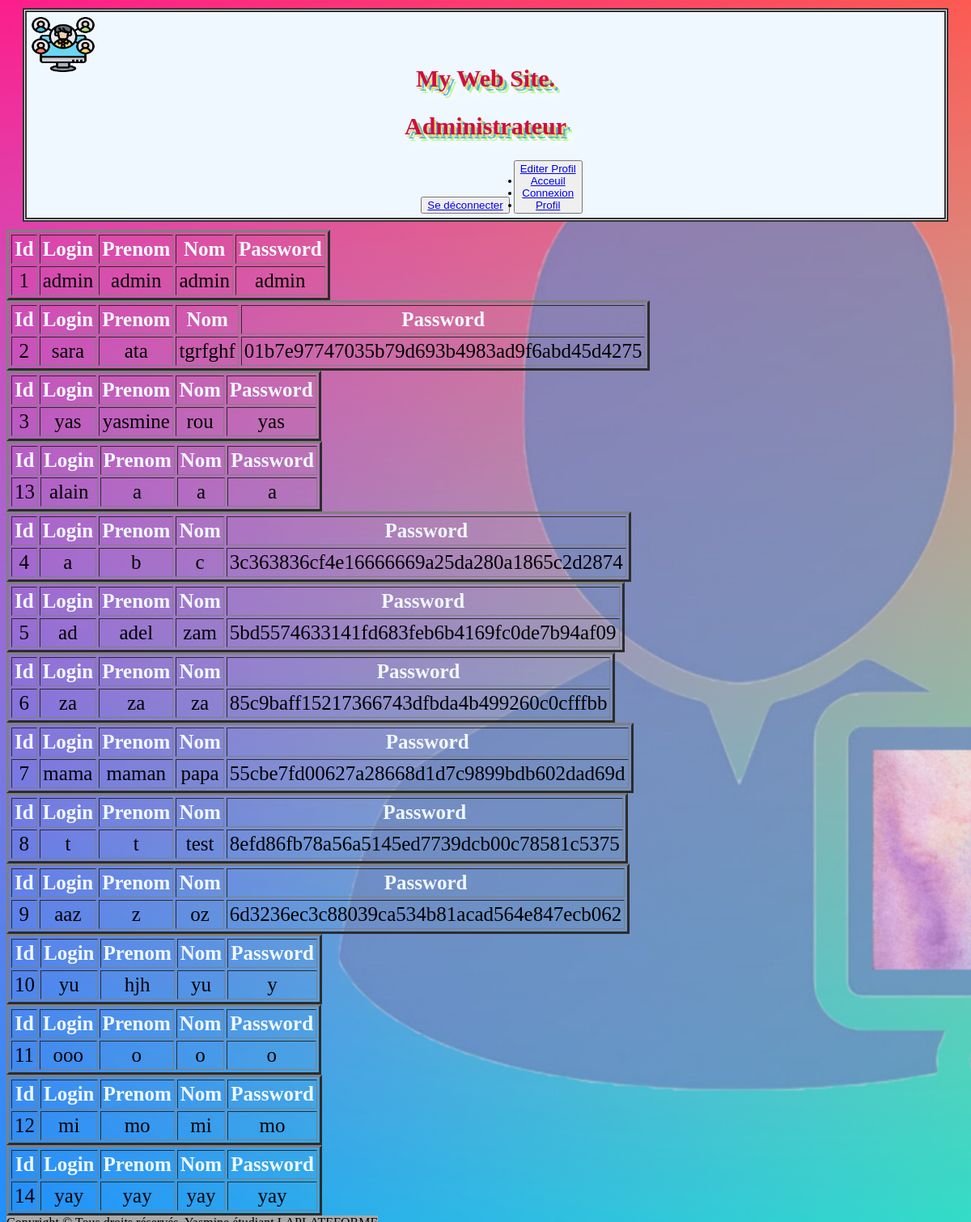
The app's page /admin.php with its own data.
### tables this page shows
CREATE TABLE IF NOT EXISTS `utilisateurs` (
  `id` int(11) NOT NULL AUTO_INCREMENT,
  `login` varchar(255) NOT NULL,
  `prenom` varchar(255) NOT NULL,
  `nom` varchar(255) NOT NULL,
  `password` varchar(255) NOT NULL,
  PRIMARY KEY (`id`)
);

### admin.php (the view, shortened to what this page needs)
<?php
$bdd = mysqli_connect('localhost','root', '', 'yasmine-rouabhia_moduleconnexion');
mysqli_set_charset($bdd, 'utf8');
$requete =mysqli_query($bdd,"SELECT * FROM utilisateurs");
$utilisateurs = mysqli_fetch_all($requete,MYSQLI_ASSOC);
?>
<!DOCTYPE html>
<html lang="fr">
<head>
    <link rel="stylesheet" href="CSS/acceuil.css">
    <link rel="stylesheet" href="admin.css">
</head>
<body>
<header class="prems">
    <div class="hautpages">
        <nav class="navbarre">
            <div class="picture" >
                <img src="images/3505254.png">
            </div>
            <h1>My Web Site<span class="rose">.</span></h1>
        <div id="adm">
            <h1>Administrateur</h1>
            <div class="titre">
                <ul class="menu">
                    <button class="droite"><a href="deconnexion.php">Se déconnecter</a></button>
                    <button><a href="profil.php" class="button">Editer Profil</a>
                    <li><a href="index.php">Acceuil</a></li>
                    <li><a href="connexion.php">Connexion</a></li>
                    <li><a href="profil.php">Profil</a></li>
                </ul>
            </div>
        </div>
    </div>
</header>
    <tbody>
    <?php foreach ($utilisateurs as $utilisateur){ ?>
    <table border ="3" cellpadding="3" cellspacing="3">
        <tr>
            <th>Id</th>
            <th>Login</th>
            <th>Prenom</th>
            <th>Nom</th>
            <th>Password</th>
        </tr>
        <tr>
            <td> <?php echo $utilisateur['id'];?> </td>
            <td> <?php echo $utilisateur['login'];?> </td>
            <td> <?php echo $utilisateur['prenom'];?> </td>
            <td> <?php echo $utilisateur['nom'];?> </td>
            <td> <?php echo $utilisateur['password'];?> </td>
        </tr>
        <?php } ?>
    </table>
    </tbody>
<footer>
    <div class="copyright">
    </div>
</footer>
</body>
</html>

### CSS/acceuil.css (style rules this page uses)
img { width: 80px; height: 70px; }
header { font-size: 20px; text-align: center; text-shadow: #ead577 2.5px 2.5px 0, #50b9d7 5px 5px 0, #bdf89c 7.5px 7.5px 0, white 10px 10px 10px; color: #d00d41; border: thick double #333333; margin: 10px 20px 10px 20px; padding: 5px; background:aliceblue; }
.picture { width: 30px; height: 35px; }
body { background: ; }
footer { background: darkgrey; position: fixed; }
.copyright { text-align: center; }

### CSS/admin.css (style rules this page uses)
body { background-image:url("images/fondadmin.png"); background-size: cover; text-align: center; font-family: Corbel; }
tr { color: aliceblue; font-size: 25px; }
td { color: black; font-size: 25px; }
ul { display: inline; }

### records on screen
utilisateurs: id "1", login "admin", prenom "admin", nom "admin", password "admin"
utilisateurs: id "2", login "sara", prenom "ata", nom "tgrfghf", password "01b7e97747035b79d693b4983ad9f6abd45d4275"
utilisateurs: id "3", login "yas", prenom "yasmine", nom "rou", password "yas"
utilisateurs: id "13", login "alain", prenom "a", nom "a", password "a"
utilisateurs: id "4", login "a", prenom "b", nom "c", password "3c363836cf4e16666669a25da280a1865c2d2874"
utilisateurs: id "5", login "ad", prenom "adel", nom "zam", password "5bd5574633141fd683feb6b4169fc0de7b94af09"
utilisateurs: id "6", login "za", prenom "za", nom "za", password "85c9baff15217366743dfbda4b499260c0cfffbb"
utilisateurs: id "7", login "mama", prenom "maman", nom "papa", password "55cbe7fd00627a28668d1d7c9899bdb602dad69d"
utilisateurs: id "8", login "t", prenom "t", nom "test", password "8efd86fb78a56a5145ed7739dcb00c78581c5375"
utilisateurs: id "9", login "aaz", prenom "z", nom "oz", password "6d3236ec3c88039ca534b81acad564e847ecb062"
utilisateurs: id "10", login "yu", prenom "hjh", nom "yu", password "y"
utilisateurs: id "11", login "ooo", prenom "o", nom "o", password "o"
utilisateurs: id "12", login "mi", prenom "mo", nom "mi", password "mo"
utilisateurs: id "14", login "yay", prenom "yay", nom "yay", password "yay"
